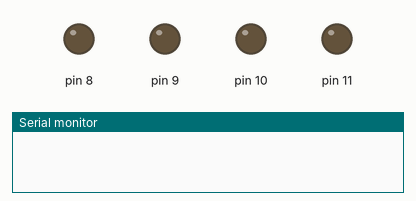
Bench run of a sketch on a simulated Arduino Uno, built with avr-gcc and run on an emulated ATmega328P. Shown: output pins drawn as LEDs (lit = HIGH), the last lines printed to the serial monitor. Random numbers use the default seed unless the sketch sets one.

Above: at 0.1 s.
At 5.1 s:
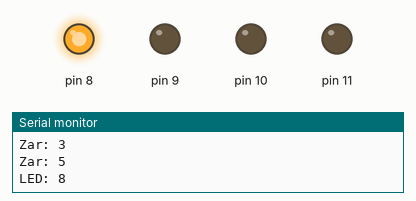
At 8.5 s:
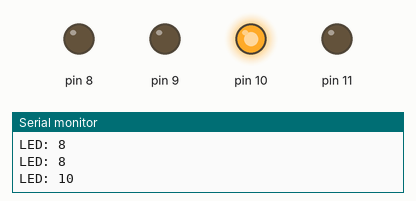
At 20.4 s:
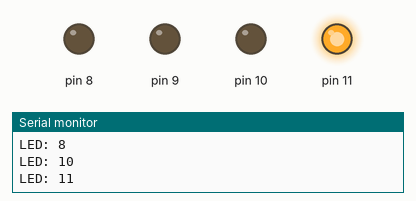
At 35.7 s:
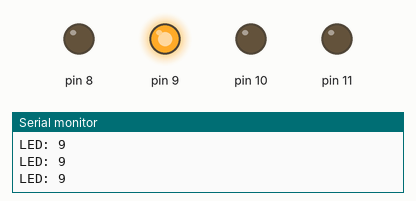
Timing chart, 0 to 40.0 s (numbered marks = the images above):
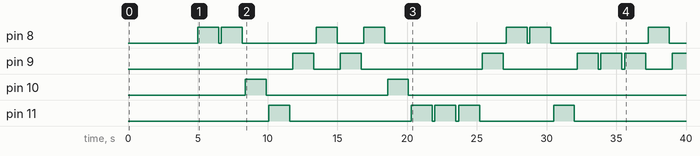

Measured:
- by itself, pin 8: LOW → HIGH at 5.0 s, → LOW 1.5 s later, → HIGH 0.20 s later, → LOW 1.5 s later, … (14 changes in this stretch)
- by itself, pin 9: LOW → HIGH at 11.8 s, → LOW 1.5 s later, → HIGH 1.9 s later, → LOW 1.5 s later, … (13 changes in this stretch)
- by itself, pin 10: alternates HIGH for 1.5 s and LOW for 8.7 s, 4 changes in all, then stays LOW
- by itself, pin 11: LOW → HIGH at 10.1 s, → LOW 1.5 s later, → HIGH 8.7 s later, → LOW 1.5 s later, … (10 changes in this stretch)

The sketch:

ak0165_rastgeleKaraSimsek.ino
```cpp
/*
  BU KOD NE YAPAR?
  Bu kod, önce 1-6 arası 5 rastgele zar sayısını Seri Monitör'e yazar. Sonra sürekli olarak
  8-11 numaralı pinlerden rastgele birini seçip o LED'i 1,5 saniye yakar ve hangi pin olduğunu yazar.
*/

/*
  ak0165 — Rastgele kara şimşek: random()
  Ne öğreneceğiz: random(alt, ust) — kart bir sayı "seçer", sen önceden bilemezsin;
    üst sınır DAHİL DEĞİLDİR
  Malzeme: Arduino Uno kartı, USB kablosu, 4 LED, 4 adet 220 ohm direnç, breadboard,
    8 jumper kablo
  Devre: ak0140 ile aynen: 1. LED (+) -> pin 8, 2. LED (+) -> pin 9, 3. LED (+) -> pin 10,
    4. LED (+) -> pin 11; her LED'in kısa bacağı (-) kendi 220 ohm direncine, direncin
    boş ucu GND'ye.

  Şimdilik kara kutu (sonra açacağız):
    void                    -> "fonksiyon" konusunda açılacak
    OUTPUT                  -> buton dersinde (ünite 2), INPUT ile birlikte açılacak
    Serial ve noktalı yazım -> "fonksiyon" konusunda açılacak
  Bunlara şimdilik dokunma, sırası gelince tek tek açacağız.

  kaynak: kaba müfredat madde 025 (kodu yok, fikir kaynağı: 1-100 arası rastgele 10
          sayı); devre ak0140_karaSimsekFor/ak0140_karaSimsekFor.ino'dan aynen alındı
*/

// --- KAVRAM ---
// Önce ekranda zar atalım: random(1, 7) 1'den 6'ya bir sayı üretir. DİKKAT: üst sınır
// (7) HİÇ GELMEZ — random(alt, ust), alt DAHİL, ust HARİÇ bir sayı verir.
const int ilkLed = 8;
const int sonLed = 11;

void setup() {
  Serial.begin(9600);
  delay(2500); // Seri Monitör'ü açman için birkaç saniye bekleniyor — açmadan
               // önce yüklenen kodlar Seri Monitör açık değilken yazılır ve kaybolur

  for (int pin = ilkLed; pin <= sonLed; pin++) {
    pinMode(pin, OUTPUT);
  }

  for (int atis = 1; atis <= 5; atis++) {
    int zar = random(1, 7); // 1,2,3,4,5,6 gelir; 7 hiç gelmez
    Serial.print("Zar: ");
    Serial.println(zar);
    delay(500);
  }
}

void loop() {
  // Aynı alet şimdi LED'e gidiyor: random(8, 12) -> 8, 9, 10 ya da 11 gelir, 12 hiç
  // gelmez. Hangi pin seçildiyse o LED yanar, seri port hangisi olduğunu yazar.
  int secilenPin = random(ilkLed, sonLed + 1);
  digitalWrite(secilenPin, HIGH);
  Serial.print("LED: ");
  Serial.println(secilenPin);
  delay(1500);             // LED yanık kalsın, göz hangi pin olduğunu seçebilsin
  digitalWrite(secilenPin, LOW);
  delay(200);              // kısa bir karanlık an: bir sonraki LED'den ayrı görünsün
}

// --- SEN YAP ---
// 1) loop() içindeki delay(1500) yerine random(100, 500) kullan — her seferinde
//    farklı bir bekleme süresi olsun.
// 2) setup() içindeki zar atma döngüsünü değiştir: 1'den 100'e kadar rastgele 10 sayı
//    yazdır (random(1, 101)).
// 3) Kartı yükledikten sonra RESETLE (kartın üzerindeki reset düğmesine bas) ve
//    zarları tekrar oku. Aynı sırayla mı geldiler? Not al.
// 4) SORU: Zarlar neden her resette AYNI sırayla geliyor? Kartın "rastgele" bir sayı
//    seçtiğini düşünüyorsan bu şaşırtıcı olmalı. Önce kendi tahminini yaz, sonra
//    Merak Köşesi'ni oku ve tahminini karşılaştır.
//
// Not: Aynı LED art arda iki kez seçilebilir — bu bir hata değil, rastgelelik böyle
// çalışır.

// --- MERAK KÖŞESİ (ek kutu) ---
// Kartı resetleyip zarları tekrar okuduysan fark etmişsindir: sıra hep AYNI geliyor.
// Kart aslında hiçbir şeyi "rastgele seçmiyor" — önceden hazırlanmış, çok uzun bir
// sayı listesinden sırayla okuyor ve bu liste her açılışta aynı yerden başlıyor.
// Gerçekten her seferinde farklı bir sırayla başlamak için kart, dışarıdan gerçek bir
// "gürültü" almalı (randomSeed + analogRead ile). analogRead henüz bizim kara
// kutumuz değil — analog giriş dersinde açılacak.
```
